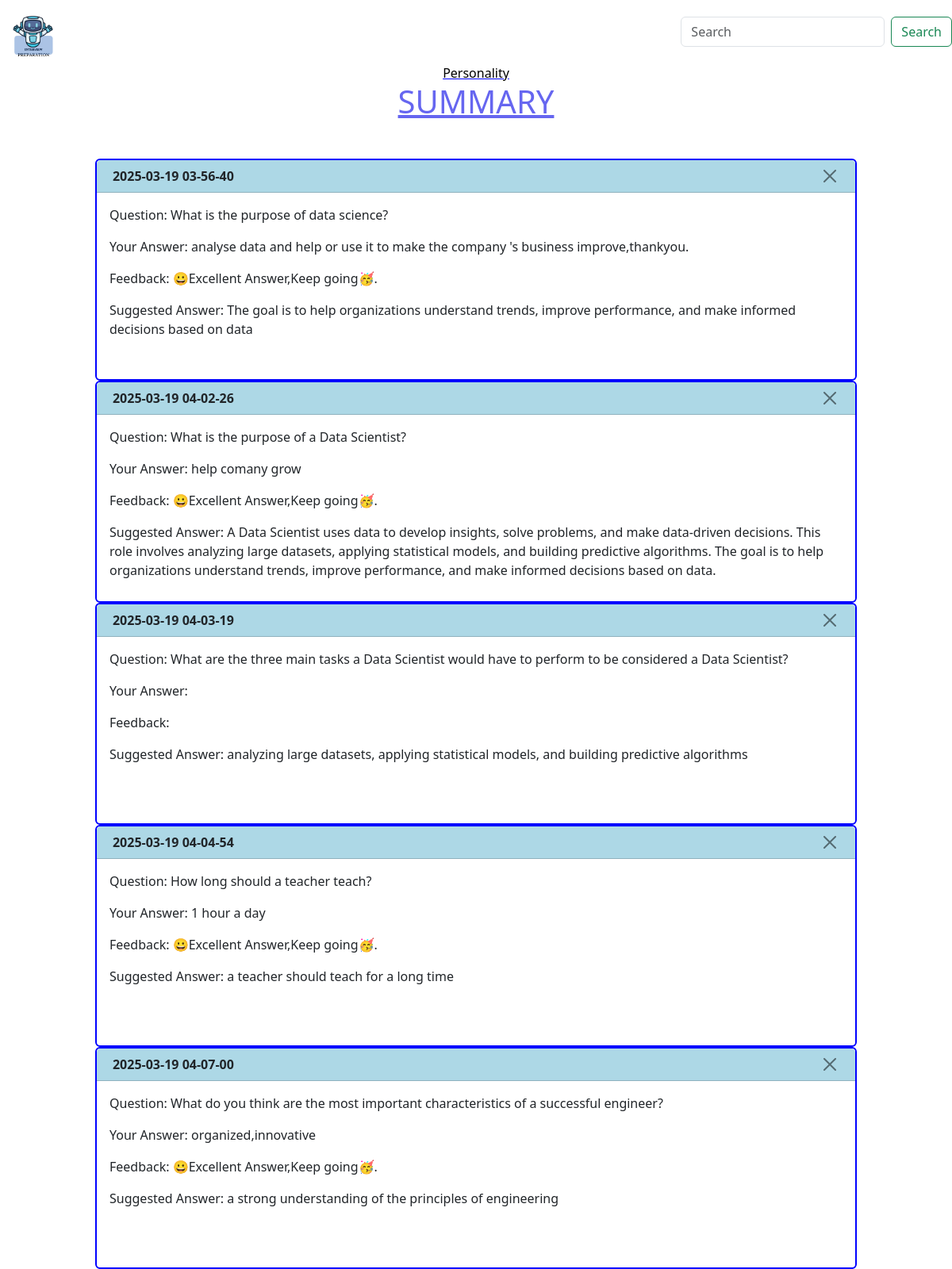
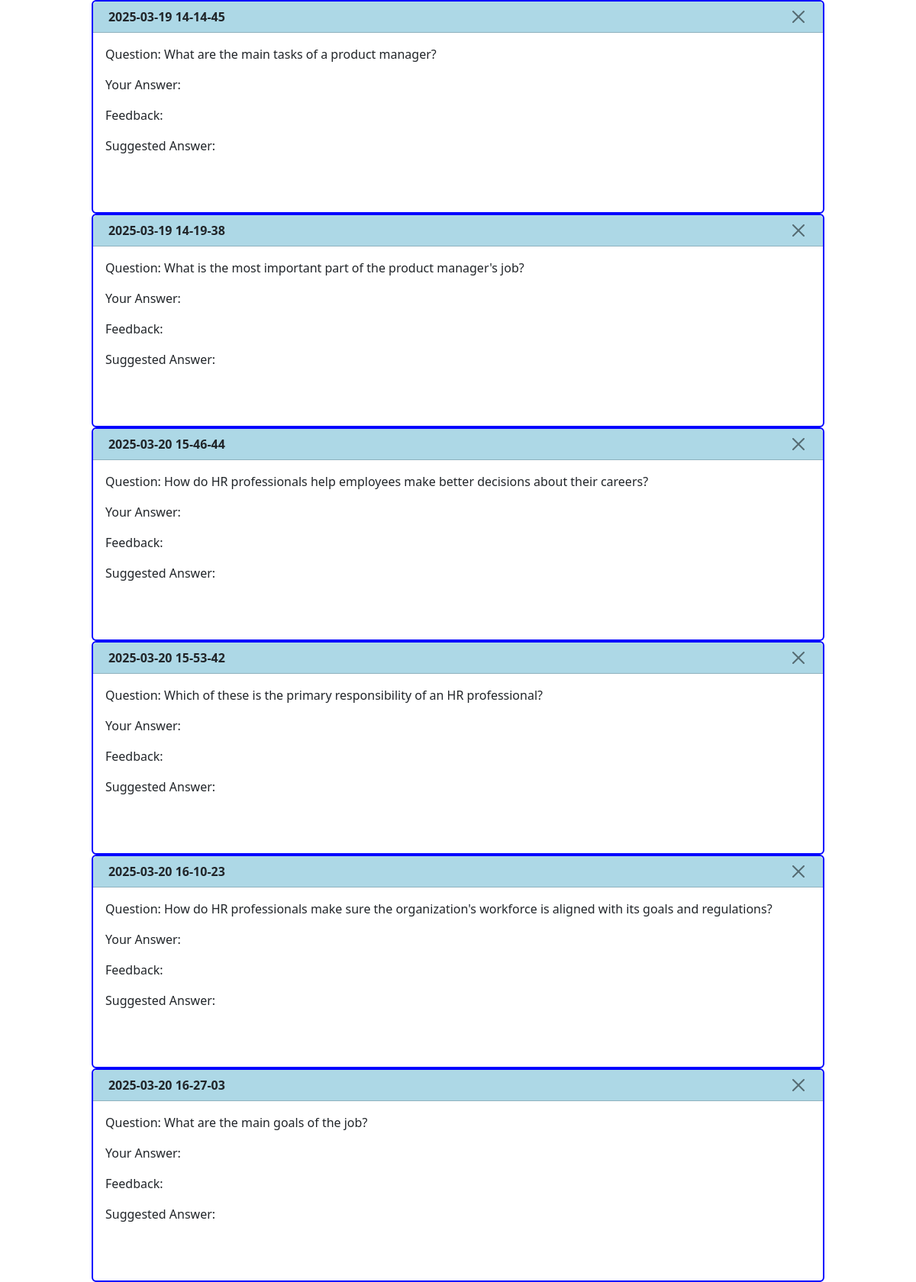
The page /summary/ (signed in, upper part) on the database its author committed (2 pictures, top to bottom).
### main_app/models.py (models this page shows)
class Interviewprep(models.Model):
    user=models.ForeignKey(User, on_delete=models.CASCADE)
    domain=models.CharField(max_length=50)
    description=models.TextField()
    question=models.TextField()
    user_ans=models.TextField()
    feedback=models.TextField()
    suggested_answer=models.TextField()
    created_at=models.DateTimeField(auto_now_add=True)

### main_app/views.py (the view)
# urls.py: path('summary/',views.summary,name='summary'),
def summary(request):
   user=request.user
   sum=Interviewprep.objects.filter(user=user).values("created_at","question","user_ans","feedback","suggested_answer")
   summary_list=list(sum)
   for item in summary_list:
       if item['created_at']:
           item['created_at']=item['created_at'].strftime("%Y-%m-%d %H-%M-%S")
       else:
           item['created_at']=""
   interviewpractice=Interviewprep.objects.filter(user=user,user_ans__isnull=False)
   if not interviewpractice:
       messages.error(request,"sorry,No response available")
       return redirect('home')
   traits={
        "openness":50,
        "conscientiousness":50,
        "extraversion":50,
        "agreeableness":50,
        "neuroticism":50
   }
   for response in interviewpractice:
      answer=response.user_ans.lower()
      sentiment=personality_analsor(answer)[0]
      if any(words in answer for words in["creative","innovative","imaginative","visionary","inventive","artistic"]):
         traits['openness'] += random.randint(5,10)
      if any(words in answer for words in ["organized","structured","methodical","systematic","precise","detail-oriented","thorough"]):
         traits['conscientiousness']  += random.randint(5,10)
      if any(word in answer for word in ["sociable","outgoing","friendly","talkative","gregarious","approachable","carismatic"]):
            traits['extraversion'] += random.randint(5,10)
      if any(word in answer for word in ["kind","caring","compassionate","warm","gentle","generous","nurturing"]):
            traits['agreeableness'] += random.randint(5,10)
      if sentiment['label']=="NEGATIVE":
            traits['neuroticism']=random.randint(5,10)
   for key in traits:
       traits[key]=max(0,min(traits[key],100))
   personality,created=Personality.objects.update_or_create(
       user=user,
       defaults=traits
   )
   return render(request,'summary.html',{"personality":json.dumps(traits),"summary_list":summary_list})

### main_app/templates/summary.html (shortened to what this page needs)
{% load static %}
<html>
<head>
    <link href="https://cdn.jsdelivr.net/npm/bootstrap@5.3.3/dist/css/bootstrap.min.css" rel="stylesheet">
</head>
<body>
    <nav style="justify-content:space-between;align-items: center;display: flex;">
     <div class="logo" >
      <a href="{% url 'home' %}"><img src="{% static 'img/LOGO (2).png' %}" alt="logo" style="width: 80px;height: 80px;"></a>
     </div>
     <div class="search">
        <form class="d-flex" role="search">
            <input class="form-control me-2" type="search" placeholder="Search" aria-label="Search">
            <button class="btn btn-outline-success" type="submit">Search</button>
          </form>
     </div>
    </nav>
      <div class="personality-btn" style="justify-content: center;align-items: center;display: flex; color:blue;text-decoration: underline;">
        <button type="button" style="background: none; border: 0px solid white;" onclick="personality()" id="sum_btn2">Personality</button>
      </div>
    <div class="summary_section" id="summary">
        <div class="heading" style=" justify-content:center;align-items: center;display: flex; color: rgb(102, 102, 240);" >
            <h1 style="text-decoration:underline">SUMMARY</h1>
        </div>
       {% for summary in summary_list %}
        <div class="each_summary" id="each_summary" style="width: 100%; min-height: 280px; justify-content: center; display: flex; margin-top: {% if forloop.counter > 1 %}0px{% else %}40px{% endif %};">
            <div class="card" style="width: 80%; border: 2px solid blue;" id="card_summary">
                <div class="card-header" style="width: 100%; background-color: lightblue; display: flex; justify-content: center; align-items: center;">
                    <strong class="date">{{ summary.created_at }}</summary></strong>
                    <button type="button" data-bs-toggle="popover" data-bs-trigger="hover" data-bs-content="Delete Permanently" class="btn-close" style="margin-left: 80%;"></button>
                </div>
                <div class="card-body">
                    <p class="card-text" style="white-space: pre-line;">Question: {{ summary.question }}</p>
                    <p class="card-text" style="white-space: pre-line;">Your Answer: {{ summary.user_ans }}</p>
                    <p class="card-text" style="white-space: pre-line;">Feedback: {{ summary.feedback }}</p>
                    <p class="card-text" style="white-space: pre-line;">Suggested Answer: {{ summary.suggested_answer }}</p>
                </div>
            </div>
        </div>
        {% empty %}
        <p>No summaries available!</p>
        {% endfor %}
    </div>
</body>
</html>

### main_app/templates/summary.html (style rules this page uses)
* { margin:0%; padding: 0%; }

### rows shown on the page
Interviewprep: created_at "2025-03-19 03-56-40", question "What is the purpose of data science?", user_ans "analyse data and help or use it to make the company 's business improve,thankyou.", feedback "😀Excellent Answer,Keep going🥳.", suggested_answer "The goal is to help organizations understand trends, improve performance, and make informed decisions based on data"
Interviewprep: created_at "2025-03-19 04-02-26", question "What is the purpose of a Data Scientist?", user_ans "help comany grow", feedback "😀Excellent Answer,Keep going🥳.", suggested_answer "A Data Scientist uses data to develop insights, solve problems, and make data-driven decisions. This role involves analyzing large datasets, applying statistical models, and building predictive algorithms. The goal is to help organizations understand trends, improve performance, and make informed decisions based on data."
Interviewprep: created_at "2025-03-19 04-03-19", question "What are the three main tasks a Data Scientist would have to perform to be considered a Data Scientist?", suggested_answer "analyzing large datasets, applying statistical models, and building predictive algorithms"
Interviewprep: created_at "2025-03-19 04-04-54", question "How long should a teacher teach?", user_ans "1 hour a day", feedback "😀Excellent Answer,Keep going🥳.", suggested_answer "a teacher should teach for a long time"
Interviewprep: created_at "2025-03-19 04-07-00", question "What do you think are the most important characteristics of a successful engineer?", user_ans "organized,innovative", feedback "😀Excellent Answer,Keep going🥳.", suggested_answer "a strong understanding of the principles of engineering"
Interviewprep: created_at "2025-03-19 14-14-45", question "What are the main tasks of a product manager?"
Interviewprep: created_at "2025-03-19 14-19-38", question "What is the most important part of the product manager's job?"
Interviewprep: created_at "2025-03-20 15-46-44", question "How do HR professionals help employees make better decisions about their careers?"
Interviewprep: created_at "2025-03-20 15-53-42", question "Which of these is the primary responsibility of an HR professional?"
Interviewprep: created_at "2025-03-20 16-10-23", question "How do HR professionals make sure the organization's workforce is aligned with its goals and regulations?"
Interviewprep: created_at "2025-03-20 16-27-03", question "What are the main goals of the job?"
